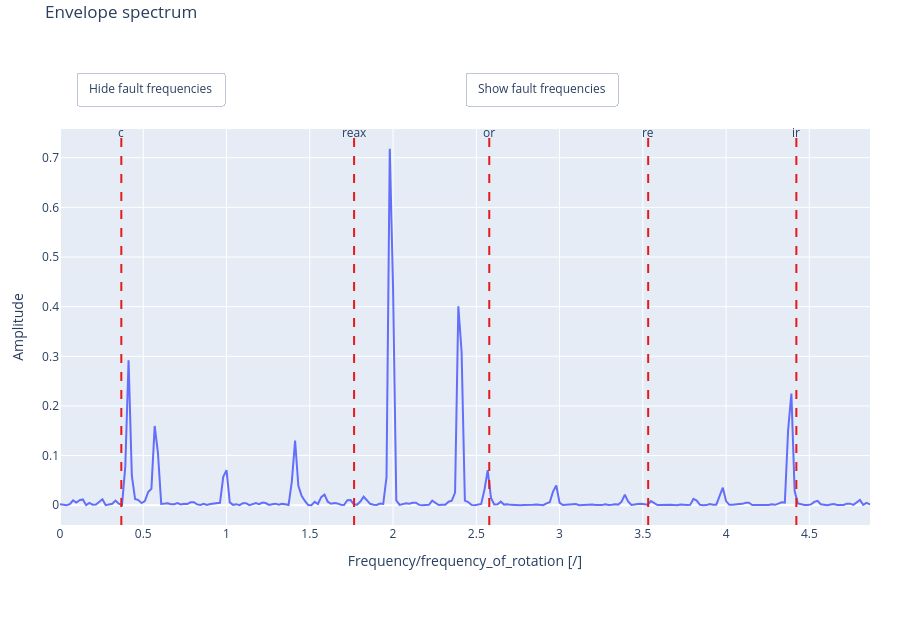

Here is the notebook cell this chart was saved with:
### Markdown cell above
## Envelope spectrum

Now we can plot envelope spectrum, by first calculating PSD of envelope using function `power_spectral_density` and later plot it using the `plot_envelope_spectrum`. By providing `FaultFrequencies`, plot also generates vlines at bearing-fault-frequencies.

There are five bearing-fault-frequencies (plotted in order):
- cage
- rolling element about axis
- outer ring
- rolling element
- inner ring

Additionally, sidebands can apper in spectrum at multiples of rotational frequency $f_{rot}$. In our case frequency of rotation is $f_{rot}=5.1~\text{Hz}$. sidebands can apper at bearing-fault-frequency $\pm\,n\cdot\,f_{rot}$, where $n \in \left[1, 2, ..., \N\right]$. Using method `plot_envelope_spectrum` an interactive plot made with plotly is shown. Using buttons one can hide /show fault frequencies.

### Code cell
from pybearing.signal.spectral import power_spectral_density
from pybearing.visualization.envelope_analysis import plot_envelope_spectrum, plot_harmonics, plot_bands

freq, Pxx_envelope = power_spectral_density(envelope, 6400, len(envelope))
frequency_of_rotation = 5.1
normalise = True

figure = plot_envelope_spectrum(freq, Pxx_envelope, frequency_of_rotation, fault_frequencies, normalise=normalise, name="bearing 1 (NMB1560kk)")
figure.show()

### Figure 1 — Plotly figure (JSON) as saved in the notebook; plotly's stock layout.template omitted (floating-point values rounded to 4 significant figures; data arrays with more than 128 entries replaced by an {"elided": "..."} marker saying what was removed)
{"data": [{"mode": "lines", "name": "bearing 1 (NMB1560kk)", "type": "scatter", "x": {"elided": "32001 float values"}, "y": {"elided": "32001 float values"}}], "layout": {"annotations": [{"showarrow": false, "text": "c", "x": 0.3683, "xref": "x", "y": 0.815, "yref": "paper", "yshift": 0}, {"showarrow": false, "text": "reax", "x": 1.766, "xref": "x", "y": 0.815, "yref": "paper", "yshift": 0}, {"showarrow": false, "text": "or", "x": 2.578, "xref": "x", "y": 0.815, "yref": "paper", "yshift": 0}, {"showarrow": false, "text": "re", "x": 3.532, "xref": "x", "y": 0.815, "yref": "paper", "yshift": 0}, {"showarrow": false, "text": "ir", "x": 4.422, "xref": "x", "y": 0.815, "yref": "paper", "yshift": 0}], "height": 620, "margin": {"b": 95, "l": 60, "r": 30, "t": 30}, "meta": {"normalise": true}, "shapes": [{"line": {"color": "#e41a1c", "dash": "dash"}, "type": "line", "x0": 0.3683, "x1": 0.3683, "xref": "x", "y0": 0, "y1": 1, "yref": "y domain"}, {"line": {"color": "#e41a1c", "dash": "dash"}, "type": "line", "x0": 1.766, "x1": 1.766, "xref": "x", "y0": 0, "y1": 1, "yref": "y domain"}, {"line": {"color": "#e41a1c", "dash": "dash"}, "type": "line", "x0": 2.578, "x1": 2.578, "xref": "x", "y0": 0, "y1": 1, "yref": "y domain"}, {"line": {"color": "#e41a1c", "dash": "dash"}, "type": "line", "x0": 3.532, "x1": 3.532, "xref": "x", "y0": 0, "y1": 1, "yref": "y domain"}, {"line": {"color": "#e41a1c", "dash": "dash"}, "type": "line", "x0": 4.422, "x1": 4.422, "xref": "x", "y0": 0, "y1": 1, "yref": "y domain"}], "title": {"text": "Envelope spectrum", "y": 0.99, "yanchor": "top"}, "updatemenus": [{"buttons": [{"args": [{"annotations[0].visible": false, "annotations[1].visible": false, "annotations[2].visible": false, "annotations[3].visible": false, "annotations[4].visible": false, "shapes[0].visible": false, "shapes[1].visible": false, "shapes[2].visible": false, "shapes[3].visible": false, "shapes[4].visible": false}], "label": "Hide fault frequencies", "method": "relayout"}], "direction": "right", "pad": {"b": 2, "r": 10, "t": 2}, "showactive": false, "type": "buttons", "x": 0.02, "xanchor": "left", "y": 0.92, "yanchor": "top"}, {"buttons": [{"args": [{"annotations[0].visible": true, "annotations[1].visible": true, "annotations[2].visible": true, "annotations[3].visible": true, "annotations[4].visible": true, "shapes[0].visible": true, "shapes[1].visible": true, "shapes[2].visible": true, "shapes[3].visible": true, "shapes[4].visible": true}], "label": "Show fault frequencies", "method": "relayout"}], "direction": "right", "pad": {"b": 2, "r": 10, "t": 2}, "showactive": false, "type": "buttons", "x": 0.5, "xanchor": "left", "y": 0.92, "yanchor": "top"}], "xaxis": {"range": [0, 4.864], "title": {"text": "Frequency/frequency_of_rotation [/]"}}, "yaxis": {"domain": [0, 0.8], "title": {"text": "Amplitude"}}}}
